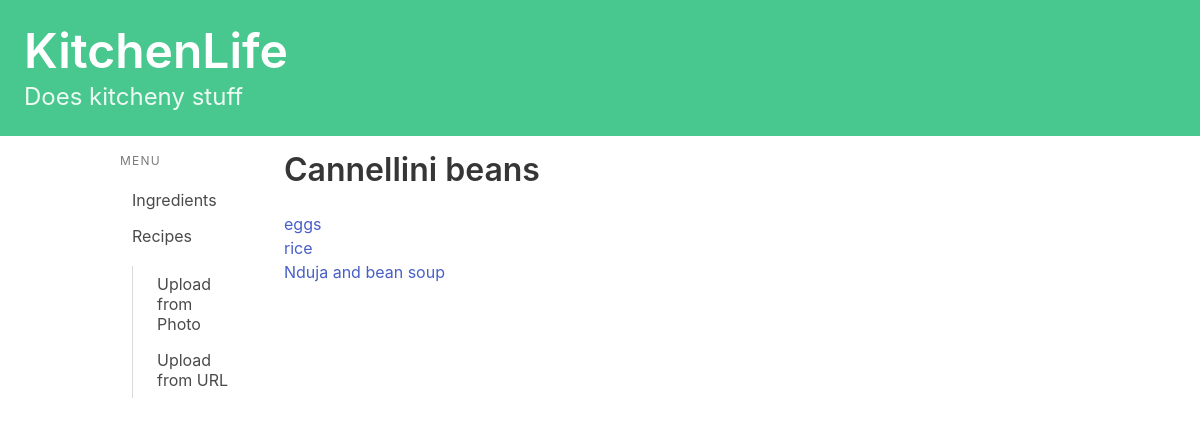
/recipes/ingredients/13/, run on an earlier commit of the app's database.
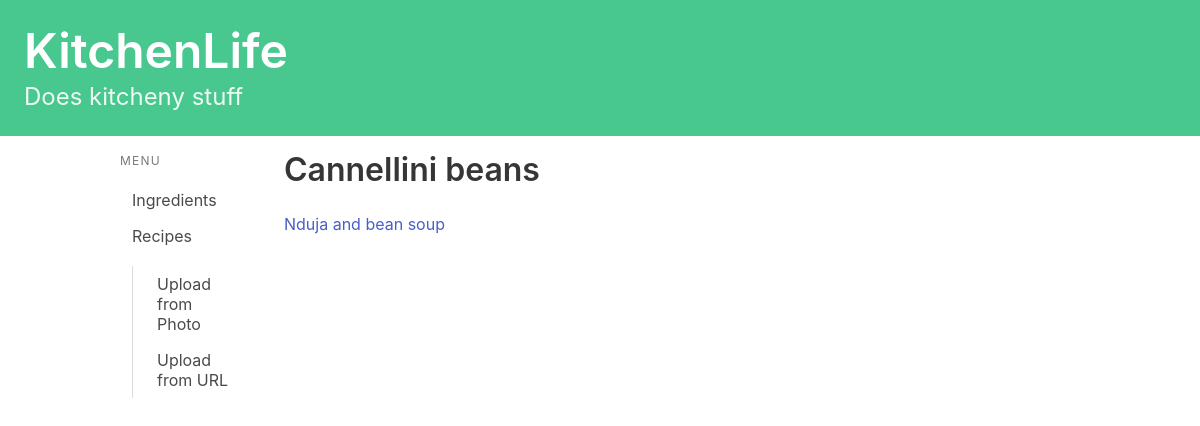
And on a later commit of the database.
### recipes/models.py (models this page shows, shortened)
class Recipe(models.Model):
    name = models.CharField(max_length=200)
    method = models.TextField(max_length=5000)
    ingredients_string = models.TextField(max_length=1000)#Plain text of ingredients
    book = models.CharField(max_length=200, null = True, blank = True)
    page = models.CharField(max_length=5, null = True, blank = True)
    serves = models.CharField(max_length=5, null = True, blank = True)
    description = models.TextField(max_length=500, null = True, blank = True)
    url = models.URLField(null = True, blank = True)
    jumbled_input = models.TextField(max_length=8000, null = True, blank = True)
    simplified_ingredients = models.TextField(max_length=1000, null = True, blank = True)

### recipes/views.py (the view)
# urls.py: path('ingredients/<int:ingredient_id>/', views.ingredient_detail, name='ingredient_detail'),
def ingredient_detail(request, ingredient_id):
    ingredient = get_object_or_404(Ingredient, pk=ingredient_id)
    return render(request, 'recipes/ingredient_detail.html', {'ingredient': ingredient})

### recipes/templatetags/is_active.py (called while the page is built)
@register.simple_tag
def is_active(request, url):
    if reverse(url) == request.path:
        return "is-active"
    return ""

### recipes/templates/recipes/ingredient_detail.html
{% extends 'base.html' %}
{% block content %}
<ul><h1 class="title">{{ ingredient.ingredient_name }}</h1>
{% if ingredient.ingredient_uses.all %}
    {% for recipe in ingredient.ingredient_uses.all %}
    <p><a href="{% url 'recipes:detail' recipe.id %}">{{ recipe.name }}</a><br></p>
    {% endfor %}
{% else %}
    <p>Not used anywhere.</p>
{% endif %}
</ul>
{% endblock content %}

What changed in the data, as far as the page shows it:
removed Recipe: name "eggs"
removed Recipe: name "rice"
